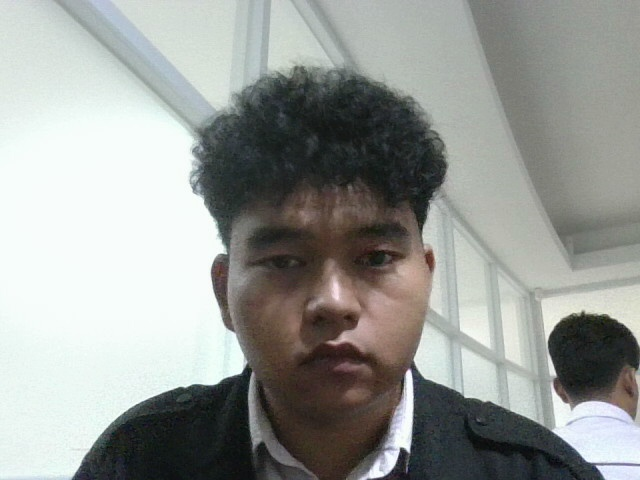
#> input picture ml/dataset/raw/DAFFAFR/img_0001.jpg, 640 x 480 px; its folder holds only this picture in this run
$ python preprocess.py
#> lines starting #> are read from the running program, lines starting #| are printed output that depends on the picture
### ml/utils/logger.py
"""
utils/logger.py — Setup Logger Boostify ML
Fix: Support UTF-8 + emoji di Windows PowerShell
"""

import logging
import os
import sys

sys.path.append(os.path.dirname(os.path.dirname(os.path.abspath(__file__))))
from config import LOG_FILE, LOG_LEVEL


def get_logger(name: str) -> logging.Logger:
    """
    Buat logger dengan format yang konsisten.
    Semua log ditulis ke console DAN ke file log.
    Support emoji dan karakter UTF-8 di Windows.
    """
#> in preprocess_dataset, img is the input picture: shape (480, 640, 3); mean B, G, R 150.9, 154.6, 151.7
    os.makedirs(os.path.dirname(LOG_FILE), exist_ok=True)

    logger = logging.getLogger(name)
    logger.setLevel(getattr(logging, LOG_LEVEL))

    if logger.handlers:
        return logger  # hindari duplikasi handler

    fmt = logging.Formatter(
        "[%(asctime)s] [%(levelname)s] [%(name)s] %(message)s",
        datefmt="%Y-%m-%d %H:%M:%S"
    )

    # ── Handler ke console (fix UTF-8 Windows) ──
    try:
        # Windows: paksa stdout pakai UTF-8
        console_stream = open(
            sys.stdout.fileno(),
            mode='w',
            encoding='utf-8',
            buffering=1,
            closefd=False
        )
        ch = logging.StreamHandler(console_stream)
    except Exception:
        # Fallback kalau gagal (Linux/Mac tidak butuh ini)
        ch = logging.StreamHandler(sys.stdout)

    ch.setFormatter(fmt)
    logger.addHandler(ch)

    # ── Handler ke file (UTF-8) ──
    fh = logging.FileHandler(LOG_FILE, encoding='utf-8')
    fh.setFormatter(fmt)
    logger.addHandler(fh)

    return logger

### ml/preprocess.py
"""
preprocess.py — Preprocessing Dataset Boostify
Fix: Hapus dead code setelah return None
"""

import os
import sys
import cv2
import numpy as np
from tqdm import tqdm

sys.path.append(os.path.dirname(os.path.abspath(__file__)))
from config import (
    DATASET_RAW, DATASET_PROC,
    CLAHE_CLIP, CLAHE_GRID,
    FACE_SIZE, MIN_FACE_SIZE,
    AUGMENT_PER_IMAGE, MIN_PHOTOS_PER_PERSON
)
from utils.logger import get_logger

logger = get_logger("preprocess")


# ─────────────────────────────────────────────
# 1. CLAHE ENHANCEMENT
# ─────────────────────────────────────────────
def apply_clahe(image: np.ndarray) -> np.ndarray:
    lab = cv2.cvtColor(image, cv2.COLOR_BGR2LAB)
#> lab: shape (480, 640, 3); mean of channels 0, 1, 2 157.9, 126.5, 129.7
    l, a, b = cv2.split(lab)
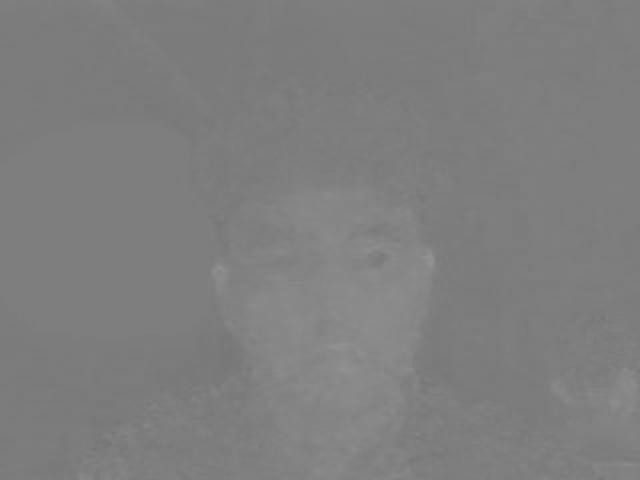
#> a: shape (480, 640); min 116, max 146, mean 126.5
    clahe = cv2.createCLAHE(clipLimit=CLAHE_CLIP, tileGridSize=CLAHE_GRID)
    l_enhanced = clahe.apply(l)
    lab_enhanced = cv2.merge([l_enhanced, a, b])
#> lab_enhanced: shape (480, 640, 3); mean of channels 0, 1, 2 159.7, 126.5, 129.7
    return cv2.cvtColor(lab_enhanced, cv2.COLOR_LAB2BGR)
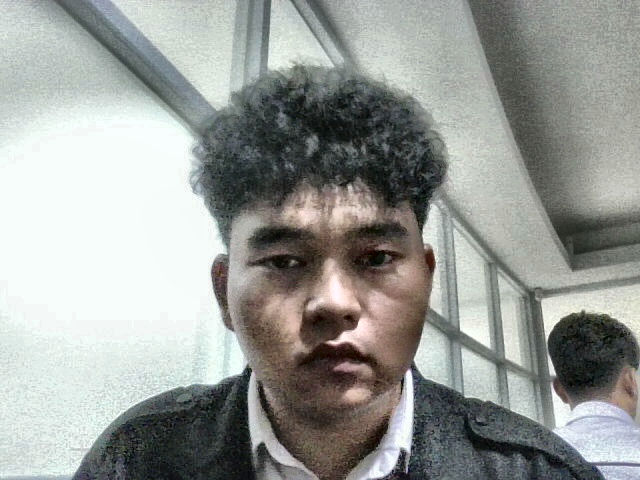
#> returned value: shape (480, 640, 3); mean B, G, R 151.9, 155.7, 152.8


# ─────────────────────────────────────────────
# 2. DETEKSI & CROP WAJAH (FIXED — no dead code)
# ─────────────────────────────────────────────
def detect_and_crop_face(image: np.ndarray) -> np.ndarray | None:
    """
    Deteksi wajah dari gambar, crop & resize ke FACE_SIZE.
    Coba beberapa parameter dari yang paling longgar.
    Return None kalau tidak ada wajah terdeteksi.
    """
    cascade_path = cv2.data.haarcascades + "haarcascade_frontalface_default.xml"
    face_cascade = cv2.CascadeClassifier(cascade_path)

    gray = cv2.cvtColor(image, cv2.COLOR_BGR2GRAY)

    # Coba berbagai parameter dari longgar ke ketat
    for scale in [1.05, 1.1, 1.2]:
        for neighbors in [2, 3, 5]:
            faces = face_cascade.detectMultiScale(
                gray,
                scaleFactor  = scale,
                minNeighbors = neighbors,
                minSize      = (20, 20)
            )
            if len(faces) > 0:
                # Ambil wajah terbesar
                faces = sorted(faces, key=lambda f: f[2]*f[3], reverse=True)
                x, y, w, h = faces[0]

                # Tambah padding 20%
                pad = int(0.20 * min(w, h))
                x1  = max(0, x - pad)
                y1  = max(0, y - pad)
                x2  = min(image.shape[1], x + w + pad)
                y2  = min(image.shape[0], y + h + pad)

                face_crop = image[y1:y2, x1:x2]
                return cv2.resize(face_crop, FACE_SIZE)
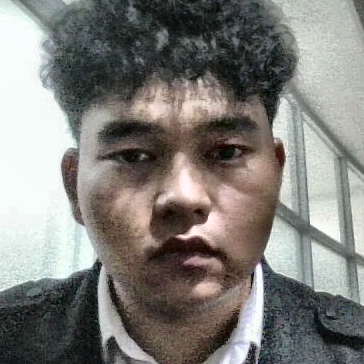
#> face_crop: shape (364, 364, 3); mean B, G, R 122.7, 127.1, 128.5
#> after the loop, h = 260; pad = 52; w = 260; x = 202; x1 = 150; x2 = 514; y = 158; y1 = 106; y2 = 470

    # Tidak ada wajah terdeteksi
    return None


# ─────────────────────────────────────────────
# 3. AUGMENTASI
# ─────────────────────────────────────────────
def augment_image(image: np.ndarray) -> list:
    augmented = []

    # 1. Flip horizontal
    augmented.append(cv2.flip(image, 1))

    # 2. Brightness terang
    augmented.append(cv2.convertScaleAbs(image, alpha=1.3, beta=30))

    # 3. Brightness gelap
    augmented.append(cv2.convertScaleAbs(image, alpha=0.7, beta=-20))

    # 4. Rotasi kiri 10°
    h, w = image.shape[:2]
    M = cv2.getRotationMatrix2D((w//2, h//2), 10, 1.0)
    augmented.append(cv2.warpAffine(image, M, (w, h)))

    # 5. Rotasi kanan 10°
    M = cv2.getRotationMatrix2D((w//2, h//2), -10, 1.0)
    augmented.append(cv2.warpAffine(image, M, (w, h)))

    # 6. Gaussian noise
    noise = np.random.normal(0, 15, image.shape).astype(np.int16)
    noisy = np.clip(image.astype(np.int16) + noise, 0, 255).astype(np.uint8)
    augmented.append(noisy)

    # 7. Contrast tinggi
    augmented.append(cv2.convertScaleAbs(image, alpha=1.5, beta=0))

    # 8. Blur ringan (simulasi kamera blur)
    augmented.append(cv2.GaussianBlur(image, (3, 3), 0))

    return augmented[:AUGMENT_PER_IMAGE]


# ─────────────────────────────────────────────
# 4. PIPELINE UTAMA
# ─────────────────────────────────────────────
def preprocess_dataset():
    if not os.path.exists(DATASET_RAW):
        logger.error(f"Folder tidak ditemukan: {DATASET_RAW}")
        return

    persons = [d for d in os.listdir(DATASET_RAW)
               if os.path.isdir(os.path.join(DATASET_RAW, d))]

    if not persons:
        logger.error("Tidak ada subfolder orang di dataset/raw/")
        return

    logger.info(f"Ditemukan {len(persons)} orang: {persons}")

    total_success = 0
    total_fail    = 0

    for person in persons:
        raw_dir  = os.path.join(DATASET_RAW, person)
        proc_dir = os.path.join(DATASET_PROC, person)
        os.makedirs(proc_dir, exist_ok=True)

        photo_files = [f for f in os.listdir(raw_dir)
                       if f.lower().endswith(('.jpg', '.jpeg', '.png', '.bmp'))]

        if len(photo_files) < MIN_PHOTOS_PER_PERSON:
            logger.warning(f"[{person}] hanya {len(photo_files)} foto (min: {MIN_PHOTOS_PER_PERSON})")

        logger.info(f"[{person}] Memproses {len(photo_files)} foto ...")
        saved  = 0
        failed = 0

        for idx, fname in enumerate(tqdm(photo_files, desc=f"  {person}")):
            fpath = os.path.join(raw_dir, fname)
            img   = cv2.imread(fpath)

            if img is None:
                failed += 1
                continue

            enhanced = apply_clahe(img)
            face     = detect_and_crop_face(enhanced)
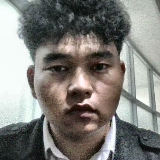
#> face: shape (160, 160, 3); mean B, G, R 122.6, 127, 128.5

            if face is None:
                failed += 1
                continue

            # Simpan foto asli
            cv2.imwrite(os.path.join(proc_dir, f"{idx:04d}_orig.jpg"), face)
            saved += 1

            # Augmentasi
            for aug_idx, aug_img in enumerate(augment_image(face)):
#> in augment_image, `h, w = image.shape[:2]`: h = 160
#> in augment_image, `M = cv2.getRotationMatrix2D((w//2, h//2), 10, 1.0)`: M = [[0.985, 0.174, -12.68], [-0.174, 0.985, 15.11]]
#> in augment_image, `M = cv2.getRotationMatrix2D((w//2, h//2), -10, 1.0)`: M = [[0.985, -0.174, 15.11], [0.174, 0.985, -12.68]]
#> in augment_image, `noisy = np.clip(image.astype(np.int16) + noise, 0, 255).astype(np.uint8)`:
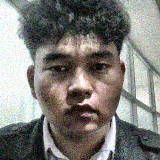
#> noisy: shape (160, 160, 3); mean B, G, R 122.2, 126.6, 128.3
                cv2.imwrite(os.path.join(proc_dir, f"{idx:04d}_aug{aug_idx}.jpg"), aug_img)
                saved += 1
#> this loop made 8 passes
#> pass 1, in preprocess_dataset, `cv2.imwrite(os.path.join(proc_dir, f"{idx:04d}_aug{aug_idx}.jpg"), aug..`:
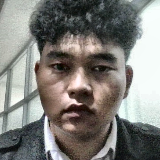
#> saved as 0000_aug0.jpg: shape (160, 160, 3); mean B, G, R 122.6, 127, 128.5
#> pass 2, in preprocess_dataset, `cv2.imwrite(os.path.join(proc_dir, f"{idx:04d}_aug{aug_idx}.jpg"), aug..`:
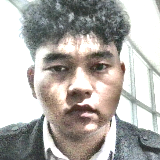
#> saved as 0000_aug1.jpg: shape (160, 160, 3); mean B, G, R 171.4, 175.3, 178.5
#> after the loop, saved = 9

        logger.info(f"  [{person}] Tersimpan: {saved} | Gagal: {failed}")
#| [2026-11-21 07:44:03] [INFO] [preprocess]   [DAFFAFR] Tersimpan: 9 | Gagal: 0
        total_success += saved
#> total_success = 9
        total_fail    += failed
#> pass 2 of the loop in preprocess_dataset, `for person in persons:`:
#> photo_files = ['img_0008.jpg']
#| [2026-11-21 07:44:03] [WARNING] [preprocess] [Dirgi] hanya 1 foto (min: 50)
#> (printed output is left out)
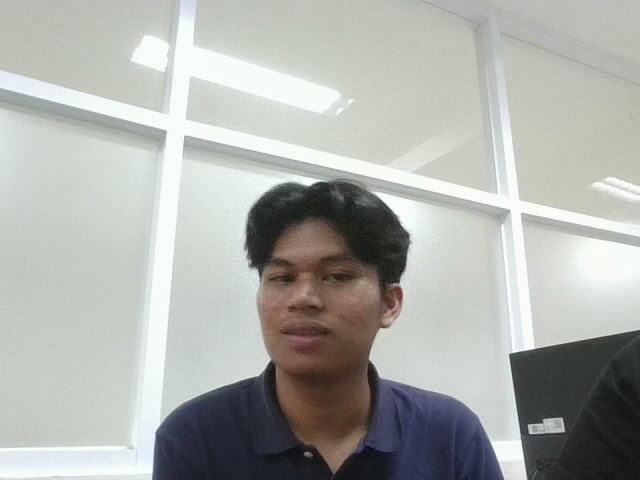
#> input picture ml/dataset/raw/Dirgi/img_0008.jpg, 640 x 480 px
#> in preprocess_dataset, img is the input picture: shape (480, 640, 3); mean B, G, R 170.5, 174.7, 172.6
#> lab: shape (480, 640, 3); mean of channels 0, 1, 2 178.6, 126.7, 129.8
#> lab_enhanced: shape (480, 640, 3); mean of channels 0, 1, 2 164.5, 126.7, 129.8
#> after the loop in detect_and_crop_face, `for scale in [1.05, 1.1, 1.2]:`:
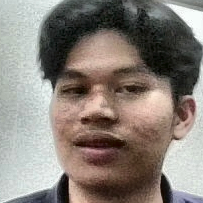
#> face_crop: shape (203, 203, 3); mean B, G, R 121.1, 128.2, 136.6
#> after the loop in detect_and_crop_face, `for scale in [1.05, 1.1, 1.2]:`: h = 145; pad = 29; w = 145; x = 236; x1 = 207; x2 = 410; y = 217; y1 = 188; y2 = 391
#> the loop in preprocess_dataset, `for aug_idx, aug_img in enumerate(augment_image(face)):` made 8 passes
#> pass 2, in preprocess_dataset, `cv2.imwrite(os.path.join(proc_dir, f"{idx:04d}_aug{aug_idx}.jpg"), aug..`:
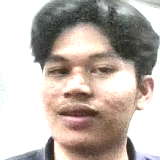
#> saved as 0000_aug1.jpg: shape (160, 160, 3); mean B, G, R 173.1, 180.5, 191.3
#> after the loop in preprocess_dataset, `for aug_idx, aug_img in enumerate(augment_image(face)):`: saved = 9
#| [2026-11-21 07:44:04] [INFO] [preprocess]   [Dirgi] Tersimpan: 9 | Gagal: 0
#> total_success = 18

    logger.info(f"PREPROCESSING SELESAI")
    logger.info(f"Total berhasil : {total_success}")
#| [2026-11-21 07:44:04] [INFO] [preprocess] Total berhasil : 18
    logger.info(f"Total gagal    : {total_fail}")


# ─────────────────────────────────────────────
# PREPROCESSING REALTIME (dipanggil predict.py)
# ─────────────────────────────────────────────
def preprocess_frame(frame: np.ndarray) -> np.ndarray | None:
    if frame is None:
        return None
    enhanced = apply_clahe(frame)
    return detect_and_crop_face(enhanced)


if __name__ == "__main__":
    logger.info("Mulai preprocessing dataset Boostify ...")
    preprocess_dataset()
